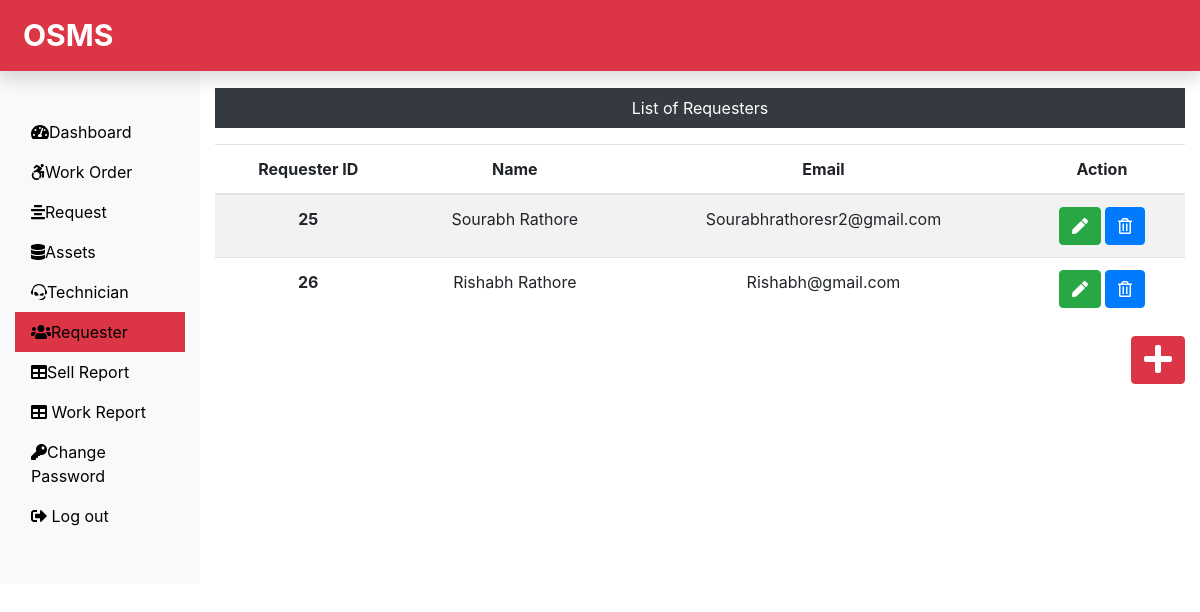
/Admin/requester.php (signed in), run on the app's committed database.
### tables this page shows
CREATE TABLE `requesterlogin_tb` (
  `r_login_id` int(11) NOT NULL,
  `r_name` varchar(60) NOT NULL,
  `r_email` varchar(60) NOT NULL,
  `r_password` varchar(60) NOT NULL
);

### Admin/requester.php (the view, shortened to what this page needs)
<?php
include('../dbconnection.php');
include('include/header.php');
?>
<?php
$sql="SELECT * FROM requesterlogin_tb
";
  $query=mysqli_query($conn,$sql);
  if($query->num_rows>0){
?>
<div class="col-sm-9 col-md-10 mt-5 text-center">
	<p class="bg-dark text-white p-2">List of Requesters</p>
<?php
	echo'
		<table class="table table-striped">
  <thead>
    <tr>
    <th scope="col">Requester ID</th>
      <th scope="col">Name</th>
      <th scope="col">Email</th>
      <th scope="col">Action</th>
    </tr>
  </thead>
  <tbody>';
		 while($row= $query->fetch_assoc()){
		   echo' <tr>
		       <th scope="row">'.$row["r_login_id"].'</th>
		    <td>'.$row["r_name"].'</td>
		    <td>'.$row["r_email"].'</td>
		    <td>
		    <form action="#" method="POST" class="d-inline">
		    <input type="hidden" name="id" value='.$row["r_login_id"].'>
		    	<button type="submit" class=" btn btn-success " name="view" value="view"><i class="fas fa-pen"></i></button>
		    </form>
		    <form action="#" method="POST" class="d-inline">
		    <input type="hidden" name="ids" value='.$row["r_login_id"].'>
		    	<button type="submit" class=" btn btn-primary " name="delete" value="delete"><i class="far fa-trash-alt"></i></button>
		    </form>
		    </td>
		    </tr>';
    }
}
  echo '</tbody>
</table>';
?>
<a class="btn btn-danger box "style="float: right;" href="add_requester.php"><i class="fas fa-plus fa-2x"></i></a>
</div>
<?php
include('include/footer.php');
?>

### data on the page
requesterlogin_tb: r_login_id "25", r_name "Sourabh Rathore", r_email "Sourabhrathoresr2@gmail.com"
requesterlogin_tb: r_login_id "26", r_name "Rishabh Rathore", r_email "Rishabh@gmail.com"
